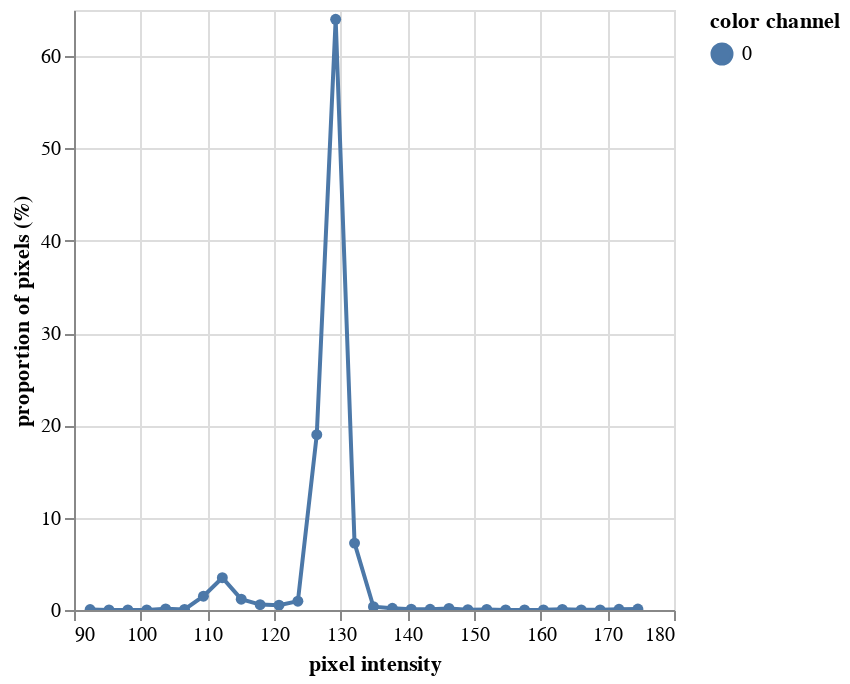

Write notebook code for a chart like this one.
### Markdown cell above
Next we will plot a histogram of the grayscale values of the "A" channel image. The background occupies the majority of pixels in the image and these pixels are in the large peak centered at ~130. The plants have darker, lower values and are in the smaller peak centered at ~112. Using the `%matplotlib widget` tool in this notebook, you can use your mouse cursor to explore the image values in the plot above, and the histogram values in the graph below.

### Code cell
# Visualize a histogram of the grayscale values to identify signal related to the plant and the background
hist = pcv.visualize.histogram(img=grayscale_img, bins=30)

### Figure 1 — Vega-Lite specification as saved in the notebook (floating-point values rounded to 4 significant figures)
{"config": {"view": {"continuousWidth": 300, "continuousHeight": 300}}, "data": {"name": "data-0174fcc4c8a3dabdf61fc3728c136947"}, "mark": {"type": "line", "point": true}, "encoding": {"color": {"field": "color channel", "type": "nominal"}, "tooltip": [{"field": "pixel intensity", "type": "quantitative"}, {"field": "proportion of pixels (%)", "type": "quantitative"}], "x": {"field": "pixel intensity", "type": "quantitative"}, "y": {"field": "proportion of pixels (%)", "type": "quantitative"}}, "params": [{"name": "param_1", "select": {"type": "interval", "encodings": ["x", "y"]}, "bind": "scales"}], "$schema": "https://vega.github.io/schema/vega-lite/v5.8.0.json", "datasets": {"data-0174fcc4c8a3dabdf61fc3728c136947": [{"pixel intensity": 92.42, "proportion of pixels (%)": 0.04981, "hist_count": 4026, "color channel": "0"}, {"pixel intensity": 95.25, "proportion of pixels (%)": 0.01216, "hist_count": 983, "color channel": "0"}, {"pixel intensity": 98.08, "proportion of pixels (%)": 0.004689, "hist_count": 379, "color channel": "0"}, {"pixel intensity": 100.9, "proportion of pixels (%)": 0.00391, "hist_count": 316, "color channel": "0"}, {"pixel intensity": 103.8, "proportion of pixels (%)": 0.1242, "hist_count": 10037, "color channel": "0"}, {"pixel intensity": 106.6, "proportion of pixels (%)": 0.05512, "hist_count": 4455, "color channel": "0"}, {"pixel intensity": 109.4, "proportion of pixels (%)": 1.493, "hist_count": 120649, "color channel": "0"}, {"pixel intensity": 112.2, "proportion of pixels (%)": 3.498, "hist_count": 282675, "color channel": "0"}, {"pixel intensity": 115.1, "proportion of pixels (%)": 1.174, "hist_count": 94897, "color channel": "0"}, {"pixel intensity": 117.9, "proportion of pixels (%)": 0.5829, "hist_count": 47111, "color channel": "0"}, {"pixel intensity": 120.8, "proportion of pixels (%)": 0.517, "hist_count": 41786, "color channel": "0"}, {"pixel intensity": 123.6, "proportion of pixels (%)": 0.9554, "hist_count": 77214, "color channel": "0"}, {"pixel intensity": 126.4, "proportion of pixels (%)": 18.99, "hist_count": 1534938, "color channel": "0"}, {"pixel intensity": 129.2, "proportion of pixels (%)": 63.99, "hist_count": 5171871, "color channel": "0"}, {"pixel intensity": 132.1, "proportion of pixels (%)": 7.245, "hist_count": 585531, "color channel": "0"}, {"pixel intensity": 134.9, "proportion of pixels (%)": 0.3534, "hist_count": 28564, "color channel": "0"}, {"pixel intensity": 137.8, "proportion of pixels (%)": 0.1854, "hist_count": 14983, "color channel": "0"}, {"pixel intensity": 140.6, "proportion of pixels (%)": 0.09467, "hist_count": 7651, "color channel": "0"}, {"pixel intensity": 143.4, "proportion of pixels (%)": 0.08106, "hist_count": 6551, "color channel": "0"}, {"pixel intensity": 146.2, "proportion of pixels (%)": 0.1672, "hist_count": 13516, "color channel": "0"}, {"pixel intensity": 149.1, "proportion of pixels (%)": 0.03716, "hist_count": 3003, "color channel": "0"}, {"pixel intensity": 151.9, "proportion of pixels (%)": 0.06685, "hist_count": 5403, "color channel": "0"}, {"pixel intensity": 154.8, "proportion of pixels (%)": 0.01177, "hist_count": 951, "color channel": "0"}, {"pixel intensity": 157.6, "proportion of pixels (%)": 0.007733, "hist_count": 625, "color channel": "0"}, {"pixel intensity": 160.4, "proportion of pixels (%)": 0.01396, "hist_count": 1128, "color channel": "0"}, {"pixel intensity": 163.2, "proportion of pixels (%)": 0.06826, "hist_count": 5517, "color channel": "0"}, {"pixel intensity": 166.1, "proportion of pixels (%)": 0.01554, "hist_count": 1256, "color channel": "0"}, {"pixel intensity": 168.9, "proportion of pixels (%)": 0.0148, "hist_count": 1196, "color channel": "0"}, {"pixel intensity": 171.8, "proportion of pixels (%)": 0.07884, "hist_count": 6372, "color channel": "0"}, {"pixel intensity": 174.6, "proportion of pixels (%)": 0.1031, "hist_count": 8336, "color channel": "0"}]}}
